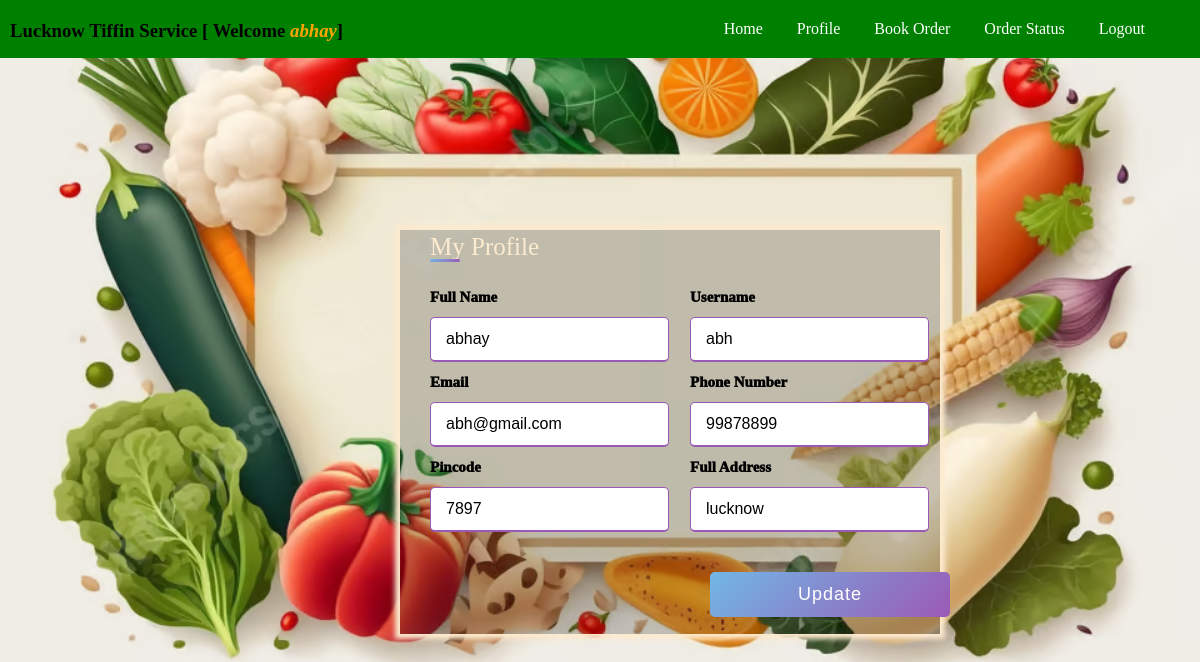
/userprofile.php (signed in), run on the app's committed database.
### tables this page shows
CREATE TABLE `cus_reg` (
  `cname` varchar(20) NOT NULL,
  `uname` varchar(20) NOT NULL,
  `email` varchar(20) NOT NULL,
  `phone` int(10) NOT NULL,
  `password` varchar(20) NOT NULL,
  `pincode` int(6) NOT NULL,
  `address` varchar(255) NOT NULL
);

### userprofile.php (the view, shortened to what this page needs)
<?php
include('user_navigation.php');
$user=$_SESSION['username'];
include('dbcon.php');
$sql="select * from cus_reg where uname='$user'";
$q=mysqli_query($con,$sql);
if($r=mysqli_fetch_assoc($q)){
}
?>
<!DOCTYPE html>
<html lang="en">
<head>
</head>
<body>
    <div class="box1">
    <div class="title">My Profile</div>
    <form action="#" method="POST">
        <div class="user-details">
          <div class="input-box">
            <span class="details">Full Name</span>
            <input type="text" name="cname" value="<?php echo $r['cname']?>" required>
          </div>
          <div class="input-box">
            <span class="details">Username</span>
            <input type="text" name="uname"  value="<?php echo $r['uname']?>" required>
          </div>
          <div class="input-box">
            <span class="details">Email</span>
            <input type="text" name="email" value="<?php echo $r['email']?>" required>
          </div>
          <div class="input-box">
            <span class="details">Phone Number</span>
            <input type="text" name="phone" value="<?php echo $r['phone']?>" required>
          </div>
          <div class="input-box">
            <span class="details">Pincode</span>
            <input type="text" name="pincode" value="<?php echo $r['pincode']?>" required>
          </div>
          <div class="input-box" id="extra">
            <span class="details">Full Address</span>
            <input type="text" name="address" value="<?php echo $r['address']?>" required>
          </div>
        </div>
        <div class="button">
          <input type="submit" value="Update" name=save>
</div>
      </form>
    </div>
</body>
</html>

### user_navigation.php (shortened to what this page needs)
<?php
$user=$_SESSION['username'];
include('dbcon.php');
$sql="select * from cus_reg where uname='$user'";
$q=mysqli_query($con,$sql);
if($r=mysqli_fetch_assoc($q)){
    $cname=$r['cname'];
}
?>
<!DOCTYPE html>
<html lang="en">
<head>
</head>
<body>
    <div class="nav">
        <h3 class='h3'>Lucknow Tiffin Service  <b>[ Welcome <i style="color:orange"> <?php echo $cname ?></i>]</b></h3>
        <ul>
        <li><a href="userhome.php">Home</a></li>
            <li><a href="userprofile.php">Profile</a></li>
            <li><a href="book_order.php">Book Order</a></li>
            <li><a href="order_status.php">Order Status</a></li>
            <li><a href="logout.php">Logout</a></li>
        </ul>
    </div>
</body>
</html>

### user_navigation.php (style rules this page uses)
* { margin:0; }
.nav { background-color:green; padding:20px 40px 20px 10px; text-align:right; }
.nav ul li { display:inline; }
ul li a { text-decoration:none; color:white; font-family:verdana; padding:10px 15px; transition:all,2s; }
.h3 { color:black; display:inline; position:absolute; left:10px; font-family:verdana; }

### userprofile.php (style rules this page uses)
body { background-image:url('p5.avif'); background-size:100%; background-repeat:no-repeat; }
.box1 { height:400px; width:40%; position: absolute; left:400px; top:230px; background:rgba(0,0,0,.2); box-shadow:0 0 5px 5px; color:#FDEBD0; padding:2px 30px; font-size: 15px; line-height:30px; }
.box1 .title { font-size: 25px; font-weight: 500; position: relative; }
.box1 .title::before { content: ""; position: absolute; left: 0; bottom: 0; height: 3px; width: 30px; border-radius: 5px; background: linear-gradient(135deg, #71b7e6, #9b59b6); }
.user-details { display: flex; flex-wrap: wrap; justify-content: space-between; margin: 20px 0 12px 0; }
form .user-details .input-box { margin-bottom: 5px; width: calc(100% / 2 - 20px); }
form .input-box span.details { display: block; font-weight: 1000; margin-bottom: 5px; color:black; }
.user-details .input-box input { height: 40px; width: 100%; outline: none; font-size: 16px; border-radius: 5px; padding-left: 15px; border: 1px solid #ccc; border-bottom-width: 2px; transition: all 0.3s ease; }
.user-details .input-box input:focus, .user-details .input-box input:valid { border-color: #9b59b6; }
form .button { height: 45px; margin: 35px 0 }
form .button input { height: 100%; width: 50%; border-radius: 5px; border: none; color: #fff; margin-left:280px; font-size: 18px; font-weight: 500; letter-spacing: 1px; cursor: pointer; transition: all 0.3s ease; background: linear-gradient(135deg, #71b7e6, #9b59b6); }

### data on the page
cus_reg: cname "abhay", uname "abh", email "abh@gmail.com", phone "99878899", pincode "7897", address "lucknow"
